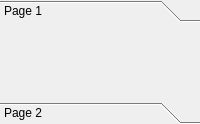
<?xml version="1.0"?>
<ui version="4.0">
 <class>ToolBox</class>
 <widget class="QToolBox" name="ToolBox">
  <property name="currentIndex">
   <number>0</number>
  </property>
  <property name="windowTitle">
   <string>ToolBox</string>
  </property>
  <widget class="QWidget" name="page">
   <attribute name="label">
    <string>Page 1</string>
   </attribute>
  </widget>
  <widget class="QWidget" name="page">
   <attribute name="label">
    <string>Page 2</string>
   </attribute>
  </widget>
 </widget>
</ui>
